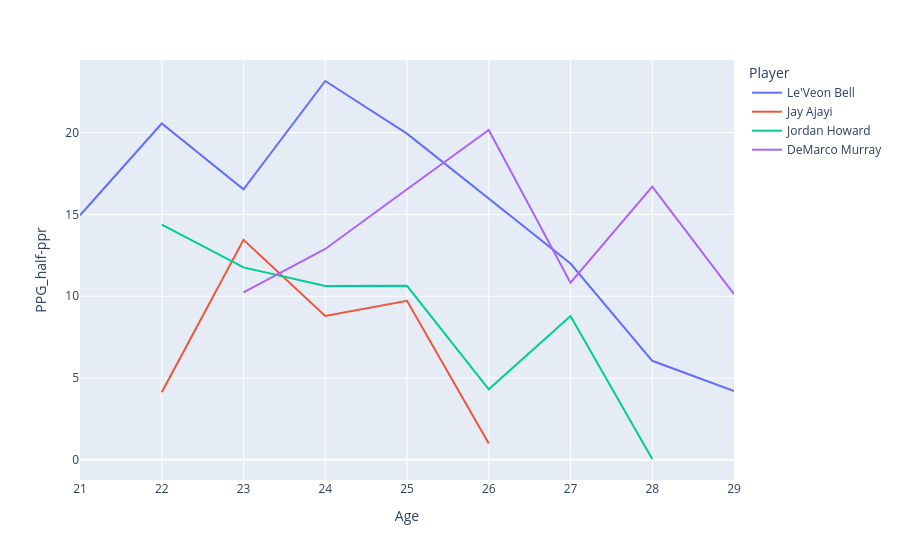

The notebook cell this image was saved under:
### Markdown cell above
### Building Plots for Dash

#### Skill players over time -- measured by their age. Does father time always win?

### Code cell
#DEFINE PLAYERS -- DROP DOWN?
rb = ["Ezekiel Elliot", "Jordan Howard", "DeMarco Murray", "Jay Ajayi", "Le'Veon Bell"]

#filter players by position, sort by age.
filtered_nfl = nfl_clean[nfl_clean["Player"].isin(rb)]
filtered_nfl = filtered_nfl.sort_values('Age')

#Figure with columns selelected by position played. 
fig = px.line(filtered_nfl, x = "Age", y = "PPG_half-ppr", color = "Player", hover_data= {"Tm":True, "Year":True, "Touches_per_game": True, 'Rush_TD': True, "Rush_Yds": True,"Rec_TD": True})
fig.show()

### Figure 1 — Plotly figure (JSON) as saved in the notebook; plotly's stock layout.template omitted (floating-point values rounded to 4 significant figures)
{"data": [{"customdata": [["PIT", 2013, 22.23, 8, 860, 0], ["PIT", 2014, 23.31, 8, 1361, 3], ["PIT", 2015, 22.83, 3, 556, 0], ["PIT", 2016, 28.08, 7, 1268, 2], ["PIT", 2017, 27.07, 9, 1291, 2], ["NYJ", 2019, 20.73, 3, 789, 1], ["2TM", 2020, 8.909, 2, 328, 0], ["2TM", 2021, 5.5, 2, 101, 1]], "hovertemplate": "Player=Le'Veon Bell<br>Age=%{x}<br>PPG_half-ppr=%{y}<br>Tm=%{customdata[0]}<br>Year=%{customdata[1]}<br>Touches_per_game=%{customdata[2]}<br>Rush_TD=%{customdata[3]}<br>Rush_Yds=%{customdata[4]}<br>Rec_TD=%{customdata[5]}<extra></extra>", "legendgroup": "Le'Veon Bell", "line": {"color": "#636efa", "dash": "solid"}, "marker": {"symbol": "circle"}, "mode": "lines", "name": "Le'Veon Bell", "orientation": "v", "showlegend": true, "type": "scatter", "x": [21, 22, 23, 24, 25, 27, 28, 29], "xaxis": "x", "y": [14.95, 20.56, 16.53, 23.16, 19.94, 12.0, 6.055, 4.2], "yaxis": "y"}, {"customdata": [["MIA", 2015, 6.222, 1, 187, 0], ["MIA", 2016, 19.13, 8, 1272, 0], ["2TM", 2017, 16.57, 1, 873, 1], ["PHI", 2018, 12.5, 3, 184, 0], ["PHI", 2019, 3.333, 0, 30, 0]], "hovertemplate": "Player=Jay Ajayi<br>Age=%{x}<br>PPG_half-ppr=%{y}<br>Tm=%{customdata[0]}<br>Year=%{customdata[1]}<br>Touches_per_game=%{customdata[2]}<br>Rush_TD=%{customdata[3]}<br>Rush_Yds=%{customdata[4]}<br>Rec_TD=%{customdata[5]}<extra></extra>", "legendgroup": "Jay Ajayi", "line": {"color": "#EF553B", "dash": "solid"}, "marker": {"symbol": "circle"}, "mode": "lines", "name": "Jay Ajayi", "orientation": "v", "showlegend": true, "type": "scatter", "x": [22, 23, 24, 25, 26], "xaxis": "x", "y": [4.133, 13.45, 8.793, 9.725, 1.0], "yaxis": "y"}, {"customdata": [["CHI", 2016, 18.73, 6, 1313, 1], ["CHI", 2017, 18.69, 9, 1122, 0], ["CHI", 2018, 16.88, 9, 935, 0], ["PHI", 2019, 12.9, 6, 525, 1], ["2TM", 2020, 5.143, 4, 60, 0], ["PHI", 2021, 12.57, 3, 406, 0], ["NOR", 2022, 0.5, 0, 1, 0]], "hovertemplate": "Player=Jordan Howard<br>Age=%{x}<br>PPG_half-ppr=%{y}<br>Tm=%{customdata[0]}<br>Year=%{customdata[1]}<br>Touches_per_game=%{customdata[2]}<br>Rush_TD=%{customdata[3]}<br>Rush_Yds=%{customdata[4]}<br>Rec_TD=%{customdata[5]}<extra></extra>", "legendgroup": "Jordan Howard", "line": {"color": "#00cc96", "dash": "solid"}, "marker": {"symbol": "circle"}, "mode": "lines", "name": "Jordan Howard", "orientation": "v", "showlegend": true, "type": "scatter", "x": [22, 23, 24, 25, 26, 27, 28], "xaxis": "x", "y": [14.37, 11.76, 10.62, 10.64, 4.314, 8.786, 0.05], "yaxis": "y"}, {"customdata": [["DAL", 2011, 14.62, 2, 897, 0], ["DAL", 2012, 19.6, 4, 663, 0], ["DAL", 2013, 19.29, 9, 1121, 1], ["DAL", 2014, 28.06, 13, 1845, 0], ["PHI", 2015, 15.8, 6, 702, 1], ["TEN", 2016, 21.75, 9, 1287, 3], ["TEN", 2017, 14.87, 6, 659, 1]], "hovertemplate": "Player=DeMarco Murray<br>Age=%{x}<br>PPG_half-ppr=%{y}<br>Tm=%{customdata[0]}<br>Year=%{customdata[1]}<br>Touches_per_game=%{customdata[2]}<br>Rush_TD=%{customdata[3]}<br>Rush_Yds=%{customdata[4]}<br>Rec_TD=%{customdata[5]}<extra></extra>", "legendgroup": "DeMarco Murray", "line": {"color": "#ab63fa", "dash": "solid"}, "marker": {"symbol": "circle"}, "mode": "lines", "name": "DeMarco Murray", "orientation": "v", "showlegend": true, "type": "scatter", "x": [23, 24, 25, 26, 27, 28, 29], "xaxis": "x", "y": [10.23, 12.89, 16.54, 20.16, 10.83, 16.71, 10.13], "yaxis": "y"}], "layout": {"legend": {"title": {"text": "Player"}, "tracegroupgap": 0}, "margin": {"t": 60}, "xaxis": {"anchor": "y", "domain": [0, 1], "title": {"text": "Age"}}, "yaxis": {"anchor": "x", "domain": [0, 1], "title": {"text": "PPG_half-ppr"}}}}
